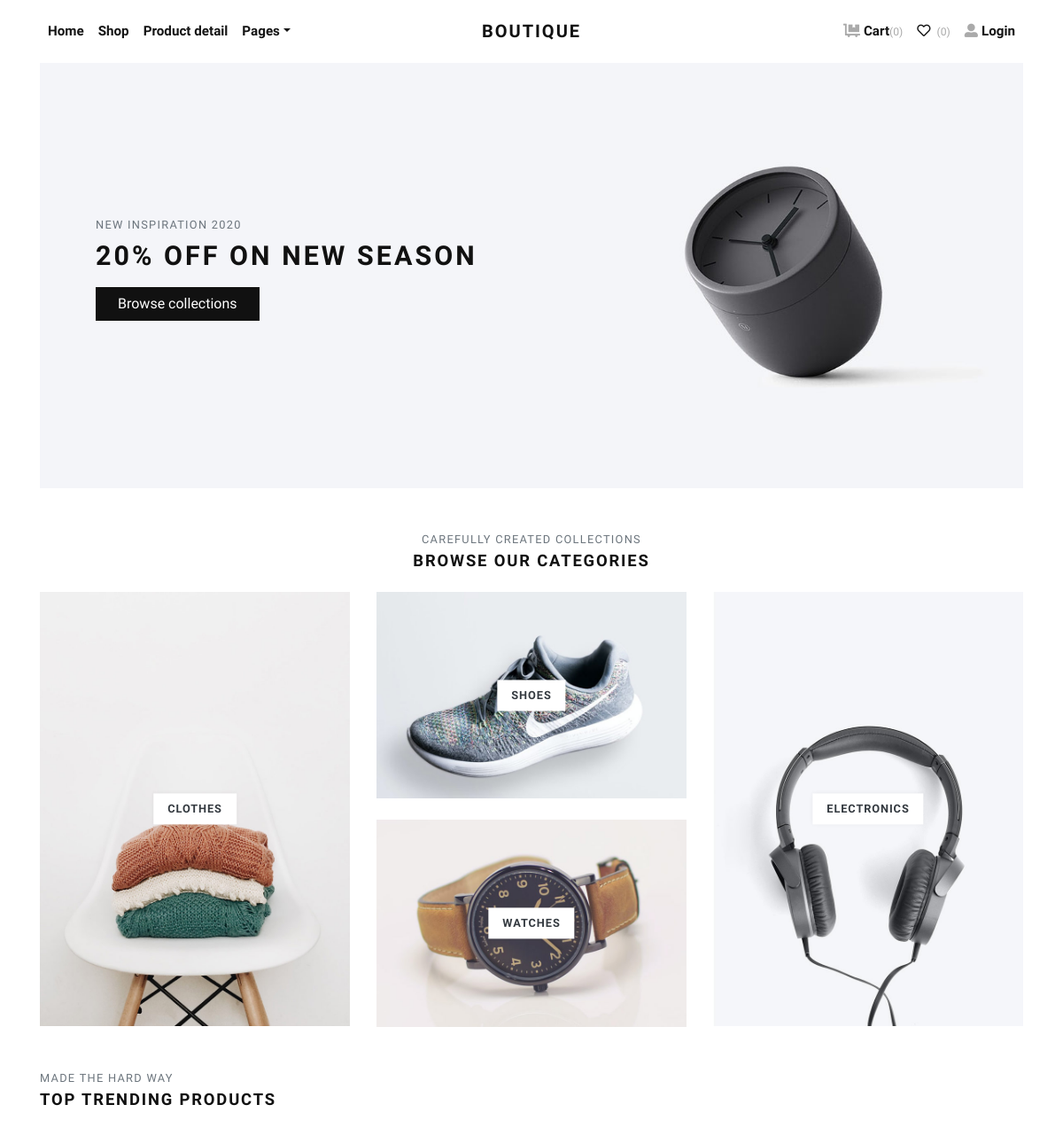
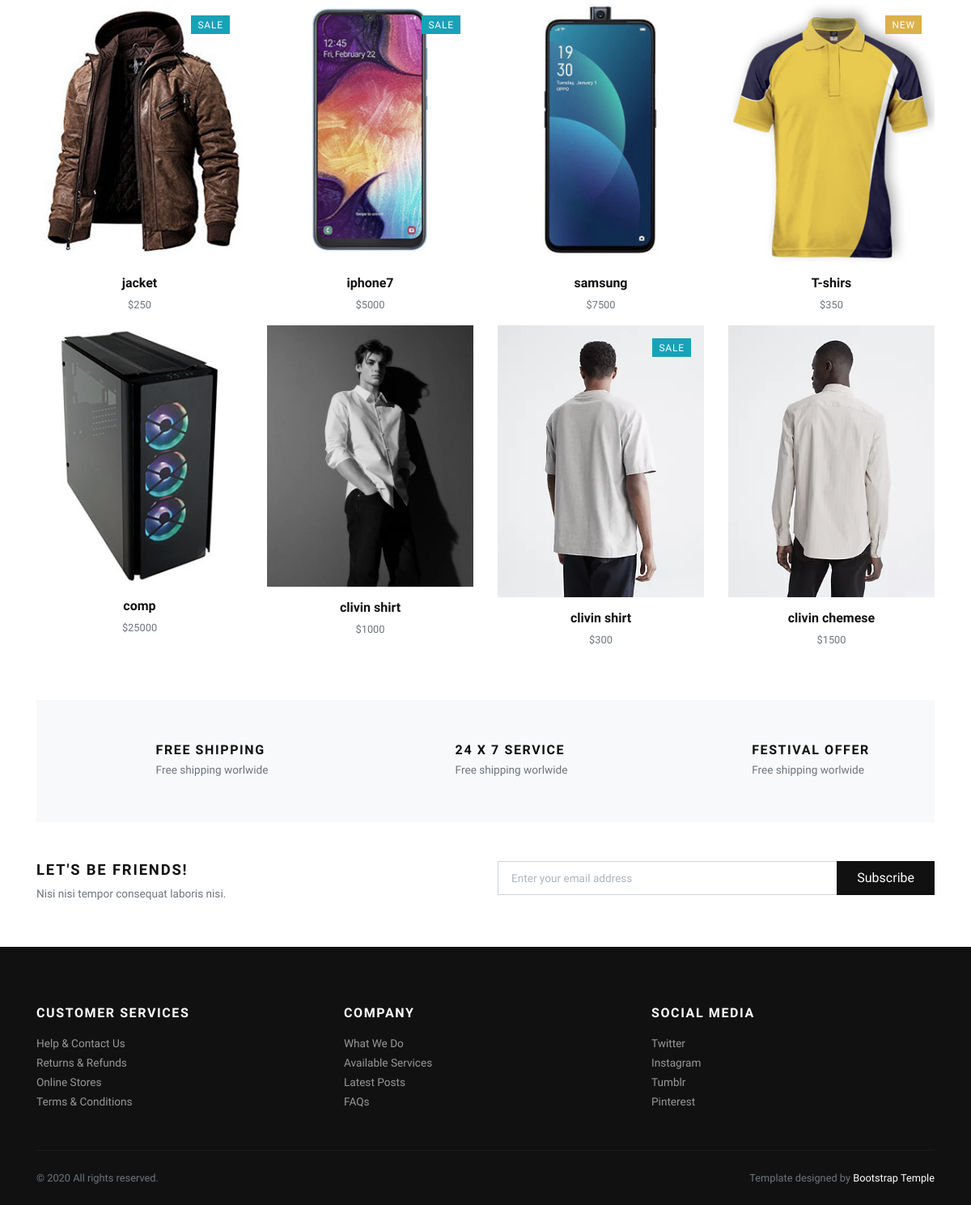
The page / on the database its author committed (2 pictures, top to bottom).
### tables this page shows
CREATE TABLE `products` (
  `id` int(1) NOT NULL,
  `name` varchar(255) NOT NULL,
  `price` int(1) NOT NULL,
  `image` varchar(255) NOT NULL,
  `describtion` text NOT NULL,
  `count` int(1) NOT NULL,
  `brand` int(1) NOT NULL,
  `category` int(1) NOT NULL,
  `views` int(1) NOT NULL,
  `sale` int(11) NOT NULL,
  `new` tinyint(1) NOT NULL,
  `rate` int(11) NOT NULL
);

### index.php (the view, shortened to what this page needs)
<?php
    include 'includes/Nav.php';
?>
<?php
              $selection = $connection -> query("SELECT * FROM products LIMIT 8");
          ?>
      <div class="container " style="overflow: hidden;">
        <section class="hero pb-3 bg-cover bg-center d-flex align-items-center" style="background: url(img/hero-banner-alt.jpg)">
          <div class="container py-5">
            <div class="row px-4 px-lg-5">
              <div class="col-lg-6">
                <p class="text-muted small text-uppercase mb-2"  data-aos="fade-right"  data-aos-duration="1000">New Inspiration 2020</p>
                <h1 class="h2 text-uppercase mb-3"  data-aos="fade-right" data-aos-duration="1000" data-aos-delay="500">20% off on new season</h1><a class="btn btn-dark" href="shop.php"  data-aos="fade-right" data-aos-duration="1000" data-aos-delay="1000">Browse collections</a>
              </div>
            </div>
          </div>
        </section>
        <section class="pt-5">
          <header class="text-center">
            <p class="small text-muted small text-uppercase mb-1">Carefully created collections</p>
            <h2 class="h5 text-uppercase mb-4">Browse our categories</h2>
          </header>
          <div class="row">
            <div class="col-md-4 mb-4 mb-md-0"  data-aos="fade-right"  data-aos-duration="2000"><a class="category-item" href="shop.php?cat_id=3"><img class="img-fluid" src="img/cat-img-1.jpg" alt=""><strong class="category-item-title">Clothes</strong></a></div>
            <div class="col-md-4 mb-4 mb-md-0"  data-aos="fade-up" data-aos-duration="2000"><a class="category-item mb-4" href="shop.php?cat_id=8"><img class="img-fluid" src="img/cat-img-2.jpg" alt=""><strong class="category-item-title">Shoes</strong></a><a class="category-item" href="shop.php?cat_id=6"><img class="img-fluid" src="img/cat-img-3.jpg" alt=""><strong class="category-item-title">Watches</strong></a></div>
            <div class="col-md-4"  data-aos="fade-left" data-aos-duration="2000"><a class="category-item" href="shop.php?cat_id=2"><img class="img-fluid" src="img/cat-img-4.jpg" alt=""><strong class="category-item-title">Electronics</strong></a></div>
          </div>
        </section>
        <section class="py-5">
          <header>
            <p class="small text-muted small text-uppercase mb-1">Made the hard way</p>
            <h2 class="h5 text-uppercase mb-4">Top trending products</h2>
          </header>
          <div class="row">
          <?php
              $selection = $connection -> query("SELECT * FROM products LIMIT 8");
              foreach($selection as $product){
                $price =$product['price'];
          ?>
            <div class="col-xl-3 col-lg-4 col-sm-6 "  data-aos="fade-up"  data-aos-duration="1500">
              <div class="product text-center hvr-float">
                <div class="position-relative mb-3">
                  <?php
                      if($product['new'] == 1){
                        echo "<div class='badge text-white badge-primary'>New</div>";
                      }if ($product['sale'] > 0){
                        echo "<div class='badge text-white badge-info'>Sale</div>";
                        $price = $product['sale'];
                      }
                  ?>
                  <a class="d-block" href="detail.php?id=<?= $product['id']?>"><img class="img-fluid w-100" src="admin/images/<?= $product['image']?>" alt="..."></a>
                </div>
                <h6> <a class="reset-anchor" href="detail.php?id=<?= $product['id']?>"><?= $product['name']?></a></h6>
                <p class="small text-muted">$<?= $price?></p>
              </div>
            </div>
           <?php
               }
           ?>
          </div>
        </section>
        <section class="py-5 bg-light">
          <div class="container">
            <div class="row text-center">
              <div class="col-lg-4 mb-3 mb-lg-0"  data-aos="fade-right"  data-aos-duration="1500">
                <div class="d-inline-block">
                  <div class="media align-items-end">
                    <svg class="svg-icon svg-icon-big svg-icon-light">
                      <use xlink:href="#delivery-time-1"> </use>
                    </svg>
                    <div class="media-body text-left ml-3">
                      <h6 class="text-uppercase mb-1">Free shipping</h6>
                      <p class="text-small mb-0 text-muted">Free shipping worlwide</p>
                    </div>
                  </div>
                </div>
              </div>
              <div class="col-lg-4 mb-3 mb-lg-0"  data-aos="fade-up"  data-aos-duration="1500">
                <div class="d-inline-block">
                  <div class="media align-items-end">
                    <svg class="svg-icon svg-icon-big svg-icon-light">
                      <use xlink:href="#helpline-24h-1"> </use>
                    </svg>
                    <div class="media-body text-left ml-3">
                      <h6 class="text-uppercase mb-1">24 x 7 service</h6>
                      <p class="text-small mb-0 text-muted">Free shipping worlwide</p>
                    </div>
                  </div>
                </div>
              </div>
              <div class="col-lg-4"  data-aos="fade-left"  data-aos-duration="1500">
                <div class="d-inline-block">
                  <div class="media align-items-end">
                    <svg class="svg-icon svg-icon-big svg-icon-light">
                      <use xlink:href="#label-tag-1"> </use>
                    </svg>
                    <div class="media-body text-left ml-3">
                      <h6 class="text-uppercase mb-1">Festival offer</h6>
                      <p class="text-small mb-0 text-muted">Free shipping worlwide</p>
                    </div>
                  </div>
                </div>
              </div>
            </div>
          </div>
        </section>
        <section class="py-5">
          <div class="container p-0">
            <div class="row">
              <div class="col-lg-6 mb-3 mb-lg-0">
                <h5 class="text-uppercase">Let's be friends!</h5>
                <p class="text-small text-muted mb-0">Nisi nisi tempor consequat laboris nisi.</p>
              </div>
              <div class="col-lg-6">
                <form action="#">
                  <div class="input-group flex-column flex-sm-row mb-3">
                    <input class="form-control form-control-lg py-3" type="email" placeholder="Enter your email address" aria-describedby="button-addon2">
                    <div class="input-group-append">
                      <button class="btn btn-dark btn-block" id="button-addon2" type="submit">Subscribe</button>
                    </div>
                  </div>
                </form>
              </div>
            </div>
          </div>
        </section>
      </div>
      <?php
    include 'includes/Footer.php';
?>
      <link href="https://unpkg.com/aos@2.3.1/dist/aos.css" rel="stylesheet" />
      <link rel="stylesheet" href="https://use.fontawesome.com/releases/v5.7.1/css/all.css">
    </div>
  </body>
</html>

### rows shown on the page
products: shows "SALE", image (picture), name "jacket", sale "250"
products: shows "SALE", image (picture), name "iphone7", sale "5000"
products: image (picture), name "samsung", price "7500"
products: new "NEW", image (picture), name "T-shirs", price "350"
products: image (picture), name "comp", price "25000"
products: image (picture), name "clivin shirt", price "1000"
products: shows "SALE", image (picture), name "clivin shirt", sale "300"
products: image (picture), name "clivin chemese", price "1500"
